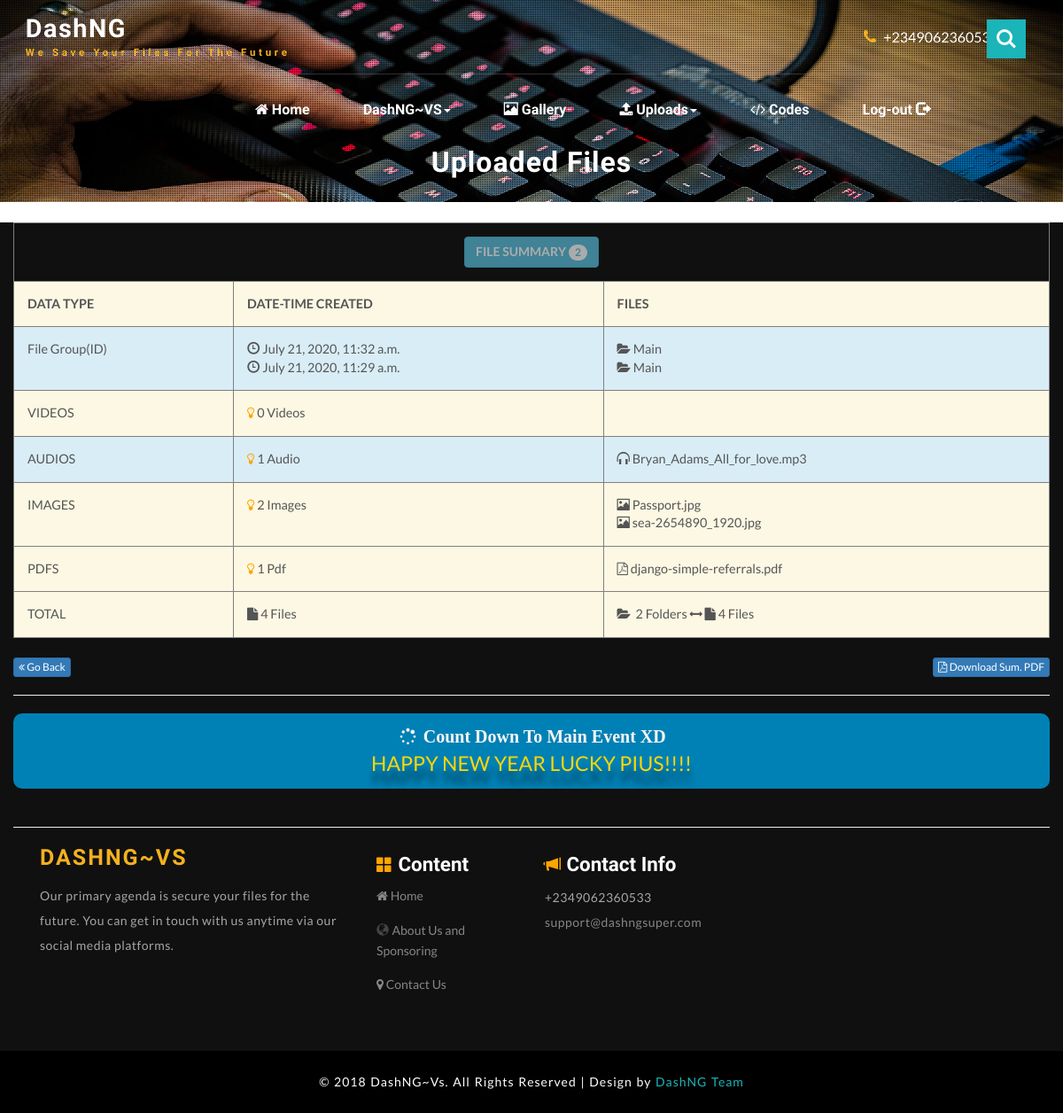
Screenshot of /all/files/upload/ (signed in) with the database file from the repository.
### BeginningDash/models.py (models this page shows, shortened)
@python_2_unicode_compatible
class MemberUpload(models.Model):
    member = models.ForeignKey(User)
    file_group = models.CharField(max_length=100 )
    comment = models.CharField(max_length=1000, default= '')
    date_uploaded = models.DateTimeField(auto_now=False, auto_now_add=True)
    VIDEO = ContentTypeRestrictedFileField(upload_to= 'uploads',
    	content_types=['video/mp4',],
    	max_upload_size=214958080,blank=True, null=True,db_index=True
    	)
    AUDIO = ContentTypeRestrictedFileField(upload_to= 'uploads',
    	content_types=[ 'audio/mpeg', ],
    	max_upload_size=104857600,blank=True, null=True
    	)
    PDF = ContentTypeRestrictedFileField(upload_to= 'uploads',
    	content_types=['application/pdf',  ],
    	max_upload_size=52428800,blank=True, null=True
    	)
    IMAGE = ContentTypeRestrictedFileField(upload_to= 'uploads',
    	content_types=['image/jpeg', ],
    	max_upload_size=104857600,blank=True, null=True
    	)
    def vids(self):
      return self.VIDEO
    def auds(self):
      return self.AUDIO
    def imgs(self):
      return self.IMAGE
    def pdfs(self):
      return self.PDF
    def creates(self):
      return self.date_uploaded
    def file_g(self):
      return self.file_group
    class Meta:
      ordering = ('-date_uploaded',)
      verbose_name = 'MemberUpload'
      verbose_name_plural = 'MemberUploads'

### BeginningDash/views.py (the view)
# urls.py: url(r'^all/files/upload/$', views.AllFilesUploaded, name="allfiles"),
def AllFilesUploaded(request):
	title = "Files"
	return render(request, "Additions/AllFilesUpload.html", {"title":title})

### BeginningDash/context_processors.py (called while the page is built)
def status(request):
	status = "ONLINE"
	return {"user_status":status}

def newscount(request):
	count = NewsByAdmin.objects.all().count()
	return {"news_count":count}

def statistics_4_code(request):
	if not request.user.is_authenticated():
		current_member = request.user
		return {"current_member":current_member}
	else:
		current_member = request.user
		item_4_code = UMCU.objects.filter(user=current_member)
		total_html = UMCU.objects.filter(user=current_member).values('HTML').exclude(HTML = '',).count()
		total_css = UMCU.objects.filter(user=current_member).values('CSS').exclude(CSS = '',).count()
		total_total_4_code = total_html + total_css
		total_files_4_code = UMCU.objects.filter(user=current_member).all().count()
		return {"total_files_4_code":total_files_4_code,
		        "item_4_code":item_4_code,
		        "total_html":total_html,
		        "total_css":total_css,
		        "total_total_4_code":total_total_4_code,
		        }

def say_sth(request):
	peoples_view = say_something_nice.published.filter(status= 'show')[:4]
	return  {
			'peoples_view': peoples_view,
			}

### templates/Additions/AllFilesUpload.html (shortened to what this page needs)
{% extends 'base.html' %}
{% load static %}
{% block content %}
<br>
<div class="col-md-12">
	<table  class="table table-condensed" border='1' cellpadding='10' cellspacing='10' >
		<tr>
			<th colspan='3'><p align="middle"><b  class="warning"><button class="btn btn-info disabled" type="button">
			<b>FILE SUMMARY</b> <span class="badge">{{total_files}}</span>
			</button></b></p></th>
		</tr>
		<tr class="warning">
			<th> DATA TYPE </th>
			<th>DATE-TIME CREATED</th>
			<th>FILES</th>
		</tr>
		<tr class="info">
			<td>File Group(ID)</td>
			<td>{% for item in item %}
				{% if item.creates %}
				<span class="glyphicon glyphicon-time"></span>&nbsp;{{item.creates}}<br>
				{% endif %}
				{% endfor %}
			</td>
			<td>{% for item in item %}
				{% if item.file_g %}
				<i class="fa fa-folder-open" aria-hidden="true"></i>&nbsp;{{item.file_g}}<br>
				{% endif %}
				{% endfor %}
			</td>
		</tr>
		<tr class="warning">
			<td>VIDEOS</td>
			<td><i class="fa fa-lightbulb-o bulb" aria-hidden="true"></i>&nbsp;{{total_vids}}&nbsp;Video{{total_vids|pluralize}}</td>
			<td>
			</td>
			<tr class="info">
				<td>AUDIOS</td>
				<td><i class="fa fa-lightbulb-o bulb" aria-hidden="true"></i>&nbsp;{{total_auds}}&nbsp;Audio{{total_auds|pluralize}}</td>
				<td>{% for item in item %}
					{% if item.auds %}
					<span class="glyphicon glyphicon-headphones"></span>&nbsp;{{item.auds|linebreaks|slice:"11:"}}
					{% endif %}
					{% endfor %}
				</td>
			</tr>
			<tr class="warning">
				<td>IMAGES</td>
				<td><i class="fa fa-lightbulb-o bulb" aria-hidden="true"></i>&nbsp;{{total_imgs}}&nbsp;Image{{total_imgs|pluralize}}</td>
				<td>{% for item in item %}
					{% if item.imgs %}
					<span class="glyphicon glyphicon-picture"></span>&nbsp;{{item.imgs|linebreaks|slice:"11:"}}
					{% endif %}
					{% endfor %}
				</td>
			</tr>
			<tr class="warning">
				<td>PDFS</td>
				<td><i class="fa fa-lightbulb-o bulb" aria-hidden="true"></i>&nbsp;{{total_pdfs}}&nbsp;Pdf{{total_pdfs|pluralize}}</td>
				<td>{% for item in item %}
					{% if item.pdfs %}
					<i class="fa fa-file-pdf-o" aria-hidden="true"></i>&nbsp;{{item.pdfs|linebreaks|slice:"11:"}}
					{% endif %}
					{% endfor %}
				</td>
			</tr>
			<tr class="warning">
				<td>TOTAL</td>
				<td><i class="fa fa-file" aria-hidden="true"></i>&nbsp;{{total_total}}&nbsp;File{{total_total|pluralize}}</td>
				<td>
				 <i class="fa fa-folder-open" aria-hidden="true"></i>&nbsp; {{total_files}}&nbsp;Folder{{total_files|pluralize}}&nbsp;<i class="fa fa-arrows-h" aria-hidden="true"></i>&nbsp;<i class="fa fa-file" aria-hidden="true"></i>&nbsp;{{total_total}}&nbsp;File{{total_total|pluralize}}
				</td>
			</tr>
		</table>
	<p>
	<span class="pull-left">
			<a href="javascript:history.go(-1)" onMouseOver="self.status.referrer;return true"><button type="button" class="btn btn-primary btn-xs"><i class="fa fa-angle-double-left" aria-hidden="true"></i>&nbsp;Go Back</button></a> </span>
		<span class="pull-right">
		<a href="{% url 'BeginningDash:pdf' %}"><button type="button" class="btn btn-primary btn-xs"><i class="fa fa-file-pdf-o" aria-hidden="true" title="DOWNLOAD SUMMARY PDF NOW"></i>&nbsp;Download Sum. PDF</button></a>
	</span>
	</p>
	<br>
</div>
<div class="col-md-12">
	<hr>
  <div align="middle" style="background-color: #0081b5; padding: 12px;border-radius: 10px;">
	<div align="middle" style="color: whitesmoke; font-size:20px; font-weight: bold; font-family: 'satisfyregular'"><i class="fa fa-spinner fa-pulse fa-3x fa-fw" style="font-size: 19px;"></i>
	<span class="sr-only">Loading...</span>Count Down To Main Event XD
	</div>
	 <div style="text-shadow: 1px 15px 7px rgba(0,0,0,0.5); font-size:23px; color: gold;" id="countdown" >
	 </div>
	 </div>
	 <br>
	 <hr>
</div>
	{% endblock content %}

### templates/base.html (shortened to what this page needs)
{% load static %}
<!DOCTYPE html>
<html>
<head>
  {% include 'newpartials/head.html' %}
</head>
<body>
  {% if not user.is_authenticated %}
  {% include 'newpartials/banner.html' %}
  {% else %}
  {% include 'newpartials/banner2.html' %}
  {% endif %}
  {% block content  %}{% endblock content %}
  {% include 'newpartials/footer.html' %}
  <div class="copyright-wthree">
    <p>&copy; 2018 DashNG~Vs. All Rights Reserved | Design by <a href="{% url 'BeginningDash:home' %}"> DashNG Team </a></p>
  </div>
  </body>
  </html>

### templates/newpartials/head.html (shortened to what this page needs)
{% load static %}
 <link href="{% static 'contactpage/css/bootstrap.css' %}" rel="stylesheet" type="text/css" media="all" />
 <link href="{% static 'contactpage/css/font-awesome.css' %}" rel="stylesheet">
<link rel="stylesheet" href="{% static 'contactpage/css/flexslider.css' %}" type="text/css" media="screen" property="" />
<link href="{% static 'contactpage/css/owl.carousel.css' %}" rel="stylesheet">
<link href="{% static 'contactpage/css/style.css' %}" rel="stylesheet" type="text/css" media="all" />
<link href="https://maxcdn.bootstrapcdn.com/font-awesome/4.7.0/css/font-awesome.min.css" rel="stylesheet">
<link rel="stylesheet" type="text/css" href="{% static 'general/generalcss.css' %}">

### templates/newpartials/banner2.html (shortened to what this page needs)
  {% load static %}
  {% url "BeginningDash:home" as home %}
  {% url "BeginningDash:logout" as logout %}
  {% url "BeginningDash:code" as code %}
  {% url "BeginningDash:view_profile" as view_profile %}
  {% url "BeginningDash:edit_profile" as edit_profile %}
  {% url "BeginningDash:aboutus" as aboutus %}
  {% url "BeginningDash:gallery" as gallery %}
  {% url "BeginningDash:allfiles" as allfiles %}
  {% url "BeginningDash:allcodes" as allcodes %}
<div class="banner inner-banner-w3-agileits" id="home">
	<div class="banner-overlay-agileinfo">
		<div class="top-header-agile">
			<h1><a class="col-md-4 navbar-brand" href="{% url 'BeginningDash:home' %}">DashNG<span>We Save Your Files For The Future</span></a></h1>
			<div class="col-md-4 top-header-agile-right">
			</div>
			<div class="col-md-4 top-header-agile-left">
				<ul class="num-w3ls">
					<li><i class="fa fa-phone" aria-hidden="true"></i></li>
					 <li>+2349062360533</li>
				</ul>
				<div class="w3ls_search">
					<div class="cd-main-header">
						<ul class="cd-header-buttons">
							<li><a class="cd-search-trigger" href="#cd-search"> <span></span></a></li>
						</ul>
					</div>
				</div>
			</div>
			<div class="clearfix"></div>
		</div>
		<div class="container">
			<nav class="navbar navbar-default">
				<div class="collapse navbar-collapse navbar-right" id="bs-example-navbar-collapse-1">
					<nav class="link-effect-3" id="link-effect-3">
            <ul class="nav navbar-nav">
              <li {% if request.path == home %} class="active" {% endif %} ><a href="{% url 'BeginningDash:home' %}" data-hover="Home"><i class="fa fa-home" aria-hidden="true"></i>&nbsp;Home</a></li>
              <li class="dropdown menu__item">
                <a href="#" class="dropdown-toggle menu__link"  data-toggle="dropdown" data-hover="Pages" role="button" aria-haspopup="true" aria-expanded="false">DashNG~VS<span class="caret"></span></a>
              </li>
             {% if request.user.is_authenticated %}
              <li {% if request.path == gallery %} class="active" {% endif %} ><a href="{% url 'BeginningDash:gallery' %}" data-hover="Gallery"><span class="glyphicon glyphicon-picture"></span> Gallery</a></li>
              <li class="dropdown menu__item">
                <a href="#" class="dropdown-toggle menu__link"  data-toggle="dropdown" data-hover="Pages" role="button" aria-haspopup="true" aria-expanded="false"><i class="fa fa-upload" aria-hidden="true"></i>&nbsp;Uploads<span class="caret"></span></a>
              </li>
              <li {% if request.path == code %} class="active" {% endif %} ><a href="{% url 'BeginningDash:code' %}" data-hover="Codes"><i class="fa fa-code" aria-hidden="true"></i>&nbsp;Codes</a></li>
              <li><a href="{% url 'BeginningDash:logout' %}" data-hover="Log-out">Log-out&nbsp;<span class="glyphicon glyphicon-log-out"></span></a></li>
              {% else %}
               <li><a href="{% url 'BeginningDash:home' %}" data-hover="Log-out">Log-In&nbsp;<span class="glyphicon glyphicon-log-out"></span></a></li>
              {% endif %}
            </ul>
          </nav>
				</div>
			</nav>
			{% if request.path == home %}
			<h2 class="inner-tittle-w3layouts" >Home</h2>
			{% elif request.path == code %}
			<h2 class="inner-tittle-w3layouts" >Code</h2>
			{% elif request.path == gallery %}
			<h2 class="inner-tittle-w3layouts" >Gallery</h2>
			{% elif request.path == aboutus %}
			<h2 class="inner-tittle-w3layouts" >About Us</h2>
			{% elif request.path == allfiles %}
			<h2 class="inner-tittle-w3layouts" >Uploaded Files</h2>
			{% elif request.path == allcodes %}
			<h2 class="inner-tittle-w3layouts" >Uploaded Codes</h2>
			{% elif request.path == gallery %}
			<h2 class="inner-tittle-w3layouts" >Gallery</h2>
			{% elif request.path == view_profile %}
			<h2 class="inner-tittle-w3layouts" >Profile [**{{ user }}**]</h2>
			{% elif request.path == edit_profile %}
			<h2 class="inner-tittle-w3layouts" >Profile Edit Form</h2>
			{% endif %}
		</div>
	</div>
</div>

### templates/newpartials/footer.html (shortened to what this page needs)
<div class="footer w3layouts">
  <div class="container">
    <div class="footer-row w3layouts-agile">
      <div class="col-md-4 footer-grids w3l-agileits">
        <h6><a href="index.html">DashNG~VS</a></h6>
        <p class="footer-one-w3ls">Our primary agenda is secure your files for the future. You can get in touch with us anytime via our social media platforms. </p>
      </div>
      <div class="col-md-2 footer-grids w3l-agileits">
        <h3><span class="glyphicon glyphicon-th-large" style="color: orange; font-size: 18px;"></span>&nbsp;Content</h3>
        <ul class="b-nav">
        <li><a href="{% url 'BeginningDash:home' %}"><i class="fa fa-home" aria-hidden="true"></i>&nbsp;Home</a></li>
        {% if request.user.is_authenticated %}
        <li  {% if request.path == aboutus %} class="active" {% endif %}><a href="{% url 'BeginningDash:aboutus' %}"><span class="glyphicon glyphicon-globe"></span> About Us and Sponsoring</a></li>
        {% else %}
        <li  {% if request.path == aboutfornonuser %} class="active" {% endif %}><a href="{% url 'BeginningDash:aboutfornonuser' %}"><span class="glyphicon glyphicon-globe"></span> About Us and Sponsoring</a></li>
        {% endif %}
        {% if request.user.is_authenticated %}
        <li  {% if request.path == contact %} class="active" {% endif %}><a href="{% url 'BeginningDash:contact' %}" data-hover=""><i class="fa fa-map-marker" aria-hidden="true"></i>&nbsp;Contact Us</a></li>
        {% else %}
        <li  {% if request.path == mycontact4offlineuser %} class="active" {% endif %}><a href="{% url 'BeginningDash:mycontact4offlineuser' %}" data-hover=""><i class="fa fa-map-marker" aria-hidden="true"></i>&nbsp;Contact Us</a></li>
        {% endif %}
      </ul>
    </div>
    <div class="col-md-3 footer-grids w3l-agileits">
      <h3><span class="glyphicon glyphicon-bullhorn" style="color:orange; font-size: 18px;"></span>&nbsp;Contact Info</h3>
      <p>+2349062360533</p>
      <p><a href="dashngsuper@gmail.com">support@dashngsuper.com</a></p>
    </div>
    <div class="clearfix"> </div>
  </div>
</div>
</div>

### templates/Additions/AllFilesUpload.html (style rules this page uses)
.bulb { color: orange; }

### rows the page displays
MemberUpload: creates "July 21, 2020, 11:32 a.m.", file_g "Main", imgs "Passport.jpg", pdfs "django-simple-referrals.pdf"
MemberUpload: creates "July 21, 2020, 11:29 a.m.", file_g "Main", auds "Bryan_Adams_All_for_love.mp3", imgs "sea-2654890_1920.jpg"

### other values shown
{{ total_files }} "2"
{{ total_vids }} "0"
{{ total_auds }} "1"
{{ total_imgs }} "2"
{{ total_pdfs }} "1"
{{ total_total }} "4"
